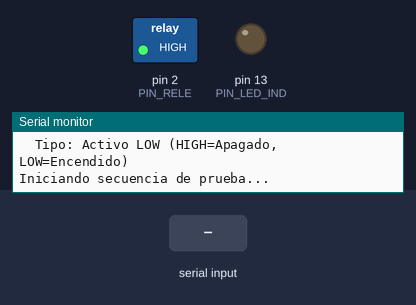
Simulated run of this sketch. Board: Arduino Uno, built with avr-gcc and run on an emulated ATmega328P. Shown: switched loads named in the sketch (green lamp = pin HIGH), output pins drawn as LEDs (lit = HIGH), the last lines printed to the serial monitor. Inputs (shaded band) come from the test bench.

Above: at 2.3 s.
2.4 s: "1" received over Serial
At 3.7 s:
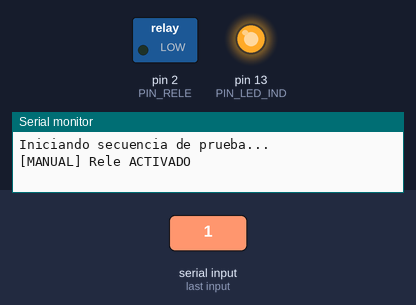
5.4 s: "E" received over Serial
At 6.0 s:
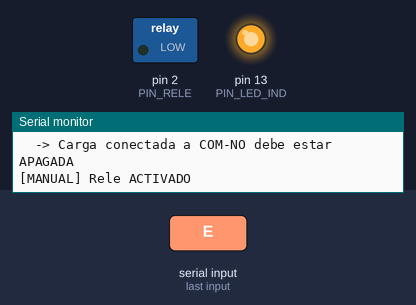
6.9 s: "0" received over Serial
At 8.1 s:
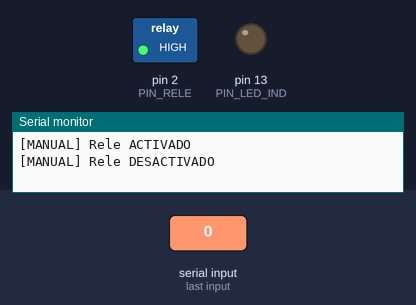
8.4 s: "e" received over Serial
At 9.5 s:
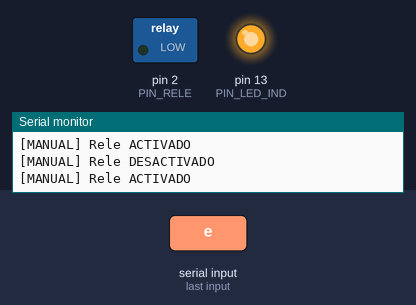
Timing chart, 0 to 11.5 s (numbered marks = the images above; inputs shaded):
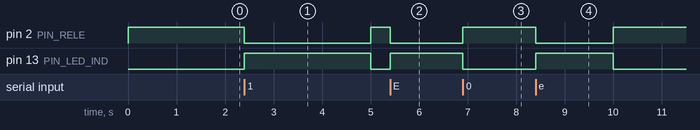

The sketch:

rele.ino
```cpp
/*
 * Laboratorio IoT - Actividad 2: Control de Rele
 * Placa usada en el laboratorio: Arduino UNO
 */

// Definicion de pines
#define PIN_RELE      2       // Control del rele
#define PIN_LED_IND   13      // LED indicador onboard

// Constantes de temporizacion
const unsigned long INTERVALO_PRUEBA = 5000;  // 5 segundos

// Variables de estado
bool estadoRele = false;
unsigned long tiempoAnterior = 0;
int cicloPrueba = 0;

void setup() {
  Serial.begin(9600);

  // Configurar pines como salida
  pinMode(PIN_RELE, OUTPUT);
  pinMode(PIN_LED_IND, OUTPUT);

  // Estado inicial: rele apagado (HIGH si es activo LOW, verificar modulo)
  digitalWrite(PIN_RELE, HIGH);   // Asumiendo modulo activo LOW
  digitalWrite(PIN_LED_IND, LOW);

  Serial.println(F("========================================"));
  Serial.println(F("  LABORATORIO IoT - ACTUADOR RELE"));
  Serial.println(F("========================================"));
  Serial.println(F("Configuracion:"));
  Serial.print(F("  Pin de control: Digital "));
  Serial.println(PIN_RELE);
  Serial.println(F("  Tipo: Activo LOW (HIGH=Apagado, LOW=Encendido)"));
  Serial.println(F("\nIniciando secuencia de prueba...\n"));

  delay(1000);
}

void loop() {
  unsigned long tiempoActual = millis();

  // Secuencia automatica de prueba
  if (tiempoActual - tiempoAnterior >= INTERVALO_PRUEBA) {
    tiempoAnterior = tiempoActual;

    // Alternar estado
    estadoRele = !estadoRele;
    cicloPrueba++;

    // Activar/desactivar rele
    digitalWrite(PIN_RELE, estadoRele ? LOW : HIGH);  // Activo LOW
    digitalWrite(PIN_LED_IND, estadoRele ? HIGH : LOW);

    // Reporte por serial
    Serial.print(F("Ciclo #"));
    Serial.print(cicloPrueba);
    Serial.print(F(" | Estado Rele: "));
    Serial.print(estadoRele ? F("ACTIVADO (ON)") : F("DESACTIVADO (OFF)"));
    Serial.print(F(" | LED: "));
    Serial.println(estadoRele ? F("ENCENDIDO") : F("APAGADO"));

    // Indicar accion fisica esperada
    if (estadoRele) {
      Serial.println(F("  -> Carga conectada a COM-NO debe estar ENERGIZADA"));
    } else {
      Serial.println(F("  -> Carga conectada a COM-NO debe estar APAGADA"));
    }
    Serial.println();
  }

  // Verificar comando manual por serial
  if (Serial.available() > 0) {
    char comando = Serial.read();
    procesarComando(comando);
  }
}

void procesarComando(char cmd) {
  switch (cmd) {
    case '1':
    case 'E':
    case 'e':
      estadoRele = true;
      digitalWrite(PIN_RELE, LOW);
      digitalWrite(PIN_LED_IND, HIGH);
      Serial.println(F("[MANUAL] Rele ACTIVADO"));
      break;

    case '0':
    case 'A':
    case 'a':
      estadoRele = false;
      digitalWrite(PIN_RELE, HIGH);
      digitalWrite(PIN_LED_IND, LOW);
      Serial.println(F("[MANUAL] Rele DESACTIVADO"));
      break;

    case 'S':
    case 's':
      Serial.print(F("[ESTADO] Rele: "));
      Serial.println(estadoRele ? F("ACTIVADO") : F("DESACTIVADO"));
      break;

    case 'H':
    case 'h':
      mostrarAyuda();
      break;

    default:
      Serial.println(F("Comando no reconocido. Envie 'H' para ayuda."));
  }
}

void mostrarAyuda() {
  Serial.println(F("\n--- COMANDOS DISPONIBLES ---"));
  Serial.println(F("  1, E, e  -> Encender rele"));
  Serial.println(F("  0, A, a  -> Apagar rele"));
  Serial.println(F("  S, s     -> Estado actual"));
  Serial.println(F("  H, h     -> Esta ayuda\n"));
}
```

Measured:
- after the input at 2.4 s, pin 2 (PIN_RELE): HIGH → LOW after 0.00 s instead of 2.6 s; pin 13 (PIN_LED_IND): LOW → HIGH after 0.00 s instead of 2.6 s
- after the input at 5.4 s, pin 2 (PIN_RELE): HIGH → LOW at once; pin 13 (PIN_LED_IND): LOW → HIGH at once
- after the input at 6.9 s, pin 2 (PIN_RELE): LOW → HIGH at once; pin 13 (PIN_LED_IND): HIGH → LOW at once
- after the input at 8.4 s, pin 2 (PIN_RELE): HIGH → LOW after 0.00 s instead of 1.6 s; pin 13 (PIN_LED_IND): LOW → HIGH after 0.00 s instead of 1.6 s
